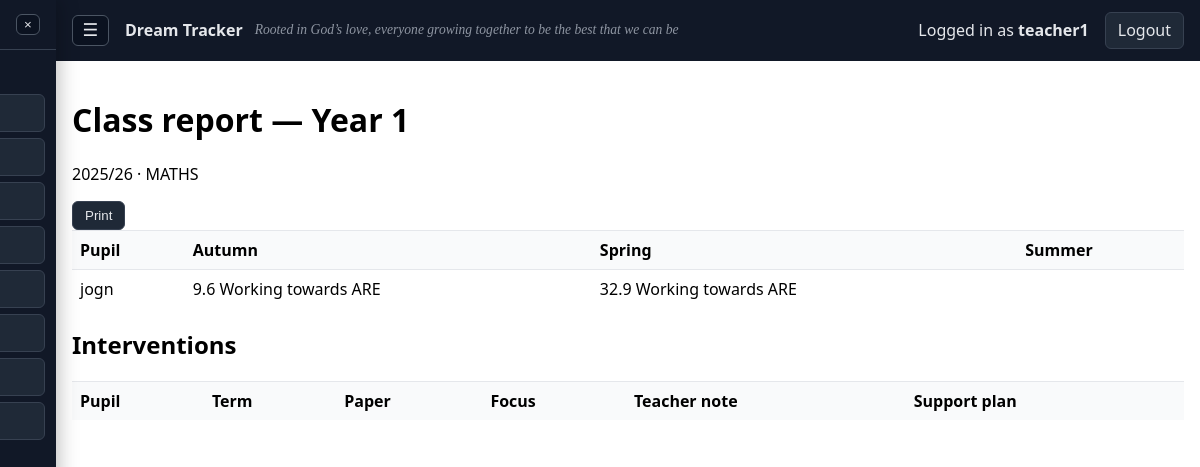
Screenshot of /reports/class/1 (signed in) with the database file from the repository.
### models.py (models this page shows, shortened)
class Teacher(UserMixin, db.Model):
    __tablename__ = "teachers"
    id = db.Column(db.Integer, primary_key=True)
    username = db.Column(db.String(80), unique=True, nullable=False)
    password_hash = db.Column(db.String(255), nullable=False)
    class_id = db.Column(db.Integer, db.ForeignKey("classes.id"))
    is_admin = db.Column(db.Boolean, nullable=False, default=False)
    is_active = db.Column(db.Boolean, nullable=False, default=True)
    class_links = db.relationship("TeacherClass", back_populates="teacher", cascade="all, delete-orphan")
    classes = db.relationship("SchoolClass", secondary="teacher_classes", viewonly=True)

class SchoolClass(db.Model):
    __tablename__ = "classes"
    id = db.Column(db.Integer, primary_key=True)
    name = db.Column(db.String(80), unique=True, nullable=False)
    year_group = db.Column(db.Integer, nullable=True)  # e.g., 1..13 (Year 1..Year 13)
    is_archived = db.Column(db.Boolean, nullable=False, default=False)
    is_archive = db.Column(db.Boolean, nullable=False, default=False)
    pupils = db.relationship("Pupil", backref="klass", cascade="all, delete-orphan")
    teachers = db.relationship("Teacher", backref="klass", foreign_keys="Teacher.class_id")
    teacher_links = db.relationship("TeacherClass", back_populates="school_class", cascade="all, delete-orphan")

class AcademicYear(db.Model):
    __tablename__ = "academic_years"
    id = db.Column(db.Integer, primary_key=True)
    label = db.Column(db.String(9), unique=True, nullable=False)  # "2025/26"
    start_date = db.Column(db.Date, nullable=True)
    end_date = db.Column(db.Date, nullable=True)
    is_current = db.Column(db.Boolean, default=False, nullable=False)

class Pupil(db.Model):
    __tablename__ = "pupils"
    id = db.Column(db.Integer, primary_key=True)
    class_id = db.Column(db.Integer, db.ForeignKey("classes.id"), nullable=False)
    number = db.Column(db.Integer, nullable=True)  # optional display No.
    name = db.Column(db.String(120), nullable=False, index=True)
    gender = db.Column(db.String(1), nullable=True)  # 'M' or 'F'
    pupil_premium = db.Column(db.Boolean, default=False)
    laps = db.Column(db.Boolean, default=False)
    service_child = db.Column(db.Boolean, default=False)
    updated_at = db.Column(db.DateTime, default=datetime.utcnow, onupdate=datetime.utcnow)
    results = db.relationship("Result", backref="pupil", cascade="all, delete-orphan")
    writing_results = db.relationship("WritingResult", backref="pupil", cascade="all, delete-orphan")
    sats_scores = db.relationship("SatsScore", backref="pupil", cascade="all, delete-orphan")
    class_history = db.relationship("PupilClassHistory", backref="pupil", cascade="all, delete-orphan")
    __table_args__ = (
    )

class Result(db.Model):
    __tablename__ = "results"
    id = db.Column(db.Integer, primary_key=True)
    pupil_id = db.Column(db.Integer, db.ForeignKey("pupils.id"), nullable=False)
    academic_year_id = db.Column(db.Integer, db.ForeignKey("academic_years.id"), nullable=False)
    academic_year = db.relationship("AcademicYear")
    class_id_snapshot = db.Column(db.Integer, db.ForeignKey("classes.id"), nullable=True)
    term = db.Column(db.String(10), nullable=False)  # "Autumn" | "Spring" | "Summer"
    subject = db.Column(db.String(20), nullable=False, default="maths", index=True)
    arithmetic = db.Column(db.Float, nullable=True)
    reasoning = db.Column(db.Float, nullable=True)
    reading_p1 = db.Column(db.Float, nullable=True)
    reading_p2 = db.Column(db.Float, nullable=True)
    spelling = db.Column(db.Float, nullable=True)
    grammar = db.Column(db.Float, nullable=True)
    combined_pct = db.Column(db.Float, nullable=True)  # auto-calculated
    summary = db.Column(db.String(30), nullable=True)  # auto-assigned band (text)
    note = db.Column(db.Text, nullable=True)
    created_at = db.Column(db.DateTime, default=datetime.utcnow)
    updated_at = db.Column(db.DateTime, default=datetime.utcnow, onupdate=datetime.utcnow)
    updated_by_teacher_id = db.Column(db.Integer, db.ForeignKey("teachers.id"), nullable=True)
    __table_args__ = (
        db.UniqueConstraint('pupil_id', 'academic_year_id', 'term', 'subject', name='uq_pupil_year_term_subject'),
    )

### app.py (the view)
    @app.route("/reports/class/<int:class_id>")
    @login_required
    def report_class(class_id):
        require_class_access(class_id)
        klass = SchoolClass.query.get_or_404(class_id)
        year = parse_year_id_or_current(request.args.get("year"))
        subject = (request.args.get("subject") or "maths").strip().lower()
        term = (request.args.get("term") or "").strip()
        if subject not in SUBJECTS:
            subject = "maths"
        pupils = Pupil.query.filter_by(class_id=class_id).order_by(Pupil.number.is_(None), Pupil.number, Pupil.name).all()
        pupil_ids = [p.id for p in pupils]
        rq = Result.query.filter(Result.pupil_id.in_(pupil_ids), Result.academic_year_id == year.id, Result.subject == subject)
        if term in TERMS:
            rq = rq.filter(Result.term == term)
        results = rq.all()
        by_key = {(r.pupil_id, r.term): r for r in results}
        interventions = Intervention.query.filter_by(class_id=class_id, academic_year_id=year.id).order_by(Intervention.created_at.desc()).all()
        return render_template("report_class.html", klass=klass, year=year, pupils=pupils, by_key=by_key, terms=TERMS, subject=subject, interventions=interventions, term=term)

### templates/report_class.html (shortened to what this page needs)
{% extends "layout.html" %}
{% block content %}
<h1>Class report — {{ klass.name }}</h1>
<p>{{ year.label }} · {{ subject|upper }}</p>
<button class="button" onclick="window.print()">Print</button>
<table class="table-sticky"><thead><tr><th>Pupil</th>{% for t in terms %}<th>{{ t }}</th>{% endfor %}</tr></thead><tbody>
{% for p in pupils %}
<tr><td>{{ p.name }}</td>{% for t in terms %}{% set r = by_key.get((p.id,t)) %}<td>{{ r.combined_pct if r else '' }} {{ r.summary if r else '' }}</td>{% endfor %}</tr>
{% endfor %}
</tbody></table>
<h2>Interventions</h2>
<table><thead><tr><th>Pupil</th><th>Term</th><th>Paper</th><th>Focus</th><th>Teacher note</th><th>Support plan</th></tr></thead></table>
{% endblock %}

### templates/layout.html (shortened to what this page needs)
<!doctype html>
<html lang="en">
<head>
</head>
<body>
  {% set sidebar_params = namespace(values={}) %}
  {% for key in ['year','term','class','gender','pp','laps','svc','min_pct','max_pct','band'] %}
    {% if request.args.get(key) %}
      {% set _ = sidebar_params.values.update({key: request.args.get(key)}) %}
    {% endif %}
  {% endfor %}
  {% set sidebar_subject = request.view_args.get('subject') if request.view_args and request.view_args.get('subject') else request.args.get('subject', 'maths') %}
  {% set sidebar_mode = request.args.get('mode', 'table' if current_user.is_admin else 'home') %}
  {% set reports_href = url_for('reports', **sidebar_params.values) %}
  {% set is_year6_menu = y6_nav is not none %}
  {% if current_user.is_authenticated %}
    <div id="sidebarHoverZone" class="hover-zone" aria-hidden="true"></div>
    <aside id="sidebar" class="sidebar" aria-label="Main menu">
      <div class="sidebar-head">
        <button id="menuCloseBtn" class="sidebar-close" aria-label="Close menu" type="button">×</button>
      </div>
      <nav class="sidebar-nav">
        <div class="section-title">Teacher</div>
        {% if is_year6_menu %}
          <a class="sidebar-link {{ 'active' if request.endpoint == 'y6_home' or (request.endpoint == 'dashboard' and sidebar_mode == 'home') else '' }}" href="{{ url_for('y6_home', **sidebar_params.values) }}">Home</a>
          <a class="sidebar-link {{ 'active' if request.endpoint in ['y6_sats_tracker', 'sats_page'] else '' }}" href="{{ url_for('y6_sats_tracker', **sidebar_params.values) }}">SATs Tracker</a>
          <a class="sidebar-link {{ 'active' if request.endpoint in ['y6_writing', 'writing_dashboard'] or (request.endpoint == 'dashboard' and sidebar_subject == 'writing') else '' }}" href="{{ url_for('y6_writing', **sidebar_params.values) }}">Writing</a>
          <a class="sidebar-link {{ 'active' if request.endpoint in ['y6_reports', 'reports'] else '' }}" href="{{ url_for('y6_reports', **sidebar_params.values) }}">Reports</a>
        {% else %}
          <a class="sidebar-link {{ 'active' if request.endpoint == 'dashboard' and sidebar_mode == 'home' else '' }}" href="{{ url_for('dashboard', subject='maths', mode='home', **sidebar_params.values) }}">Home</a>
          <a class="sidebar-link {{ 'active' if request.endpoint == 'dashboard' and sidebar_mode == 'table' and sidebar_subject == 'maths' else '' }}" href="{{ url_for('dashboard', subject='maths', mode='table', **sidebar_params.values) }}">Maths</a>
          <a class="sidebar-link {{ 'active' if request.endpoint == 'dashboard' and sidebar_mode == 'table' and sidebar_subject == 'reading' else '' }}" href="{{ url_for('dashboard', subject='reading', mode='table', **sidebar_params.values) }}">Reading</a>
          <a class="sidebar-link {{ 'active' if request.endpoint == 'dashboard' and sidebar_mode == 'table' and sidebar_subject == 'spag' else '' }}" href="{{ url_for('dashboard', subject='spag', mode='table', **sidebar_params.values) }}">SPaG</a>
          <a class="sidebar-link {{ 'active' if request.endpoint == 'dashboard' and sidebar_mode == 'table' and sidebar_subject == 'writing' else '' }}" href="{{ url_for('dashboard', subject='writing', mode='table', **sidebar_params.values) }}">Writing</a>
          <a class="sidebar-link {{ 'active' if request.endpoint == 'assessments' else '' }}" href="{{ url_for('assessments') }}">GAP</a>
          <a class="sidebar-link {{ 'active' if request.endpoint == 'interventions' else '' }}" href="{{ url_for('interventions') }}">Interventions</a>
          <a class="sidebar-link {{ 'active' if request.endpoint == 'reports' else '' }}" href="{{ reports_href }}">Reports</a>
        {% endif %}
      </nav>
    </aside>
  {% endif %}
  <header class="bar">
    {% if current_user.is_authenticated %}
      <button id="menuBtn" class="menu-btn" aria-label="Open menu" type="button">☰</button>
    {% endif %}
    <div class="brand-wrap">
      <a class="brand" href="{{ url_for('index') }}">Dream Tracker</a>
      <span class="school-motto">Rooted in God’s love, everyone growing together to be the best that we can be</span>
    </div>
    {% if current_user.is_authenticated %}
      <span>Logged in as <strong>{{ current_user.username }}</strong></span>
      <a class="button" href="{{ url_for('logout') }}">Logout</a>
    {% else %}
      <a class="button" href="{{ url_for('login') }}">Login</a>
    {% endif %}
  </header>
  <main>
    {% block content %}{% endblock %}
  </main>
</body>
</html>

### templates/layout.html (style rules this page uses)
html, body { height: 100%; }
body { font-family: system-ui, -apple-system, Segoe UI, Roboto, Arial, sans-serif; margin: 0; padding: 0; display: block; width: 100%; overflow-x: hidden; }
header.bar { display: flex; align-items: center; flex-wrap: wrap; gap: 1rem; padding: 0.75rem 1rem; background: #111827; color: #e5e7eb; width: 100%; box-sizing: border-box; }
header.bar .brand { color: #e5e7eb; text-decoration: none; font-weight: 700; white-space: nowrap; }
header.bar .brand-wrap { display: inline-flex; align-items: center; position: relative; }
.school-motto { position: absolute; left: calc(100% + 0.75rem); font-family: "Georgia", "Times New Roman", cursive; font-style: italic; font-size: 0.85rem; color: #9ca3af; white-space: nowrap; opacity: 0.9; }
.menu-btn { border: 1px solid #4b5563; border-radius: 6px; background: #0b1220; color: #e5e7eb; font-size: 1.1rem; line-height: 1; padding: 0.35rem 0.6rem; cursor: pointer; }
header.bar a { color: #e5e7eb; text-decoration: none; }
.sidebar { position: fixed; top: 0; left: 0; height: 100vh; width: 260px; background: #111827; color: #e5e7eb; z-index: 30; box-shadow: 3px 0 18px rgba(0, 0, 0, 0.25); transform: translateX(-204px); transition: transform 0.2s ease; overflow-y: auto; }
.hover-zone { position: fixed; top: 0; left: 0; bottom: 0; width: 20px; z-index: 25; background: transparent; }
.sidebar-head { display: flex; align-items: center; justify-content: space-between; padding: 0.85rem 1rem; border-bottom: 1px solid #374151; font-weight: 700; }
.sidebar-close { border: 1px solid #4b5563; border-radius: 6px; background: #0b1220; color: #e5e7eb; line-height: 1; padding: 0.2rem 0.45rem; cursor: pointer; }
.sidebar-nav { display: flex; flex-direction: column; gap: 0.35rem; padding: 0.7rem; }
.sidebar-nav .section-title { color: #9ca3af; font-size: 0.8rem; text-transform: uppercase; letter-spacing: 0.02em; margin: 0.45rem 0 0.1rem; padding: 0 0.45rem; }
.sidebar-link { color: #e5e7eb; text-decoration: none; border: 1px solid #374151; border-radius: 6px; background: #1f2937; padding: 0.45rem 0.6rem; white-space: nowrap; overflow: hidden; text-overflow: ellipsis; }
a.button, button.button, .button { display: inline-block; padding: 0.4rem 0.75rem; border: 1px solid #374151; border-radius: 6px; background: #1f2937; color: #e5e7eb; white-space: nowrap; }
main { padding: 1rem; }
body.has-sidebar main, body.has-sidebar header.bar { padding-left: calc(56px + 1rem); }
table { width: 100%; border-collapse: collapse; }
th, td { padding: 0.5rem; border-top: 1px solid #e5e7eb; text-align: left; vertical-align: top; }
th { background: #f9fafb; }
.table-sticky thead th { position: sticky; top: 0; z-index: 2; }

### rows the page displays
Teacher: username "teacher1"
SchoolClass: name "Year 1"
AcademicYear: label "2025/26"
Pupil: name "jogn"
Result: combined_pct "9.6", summary "Working towards ARE"
Result: combined_pct "32.9", summary "Working towards ARE"

### other values shown
{{ subject|upper }} "MATHS"
{{ t }} "Autumn" "Spring" "Summer"
